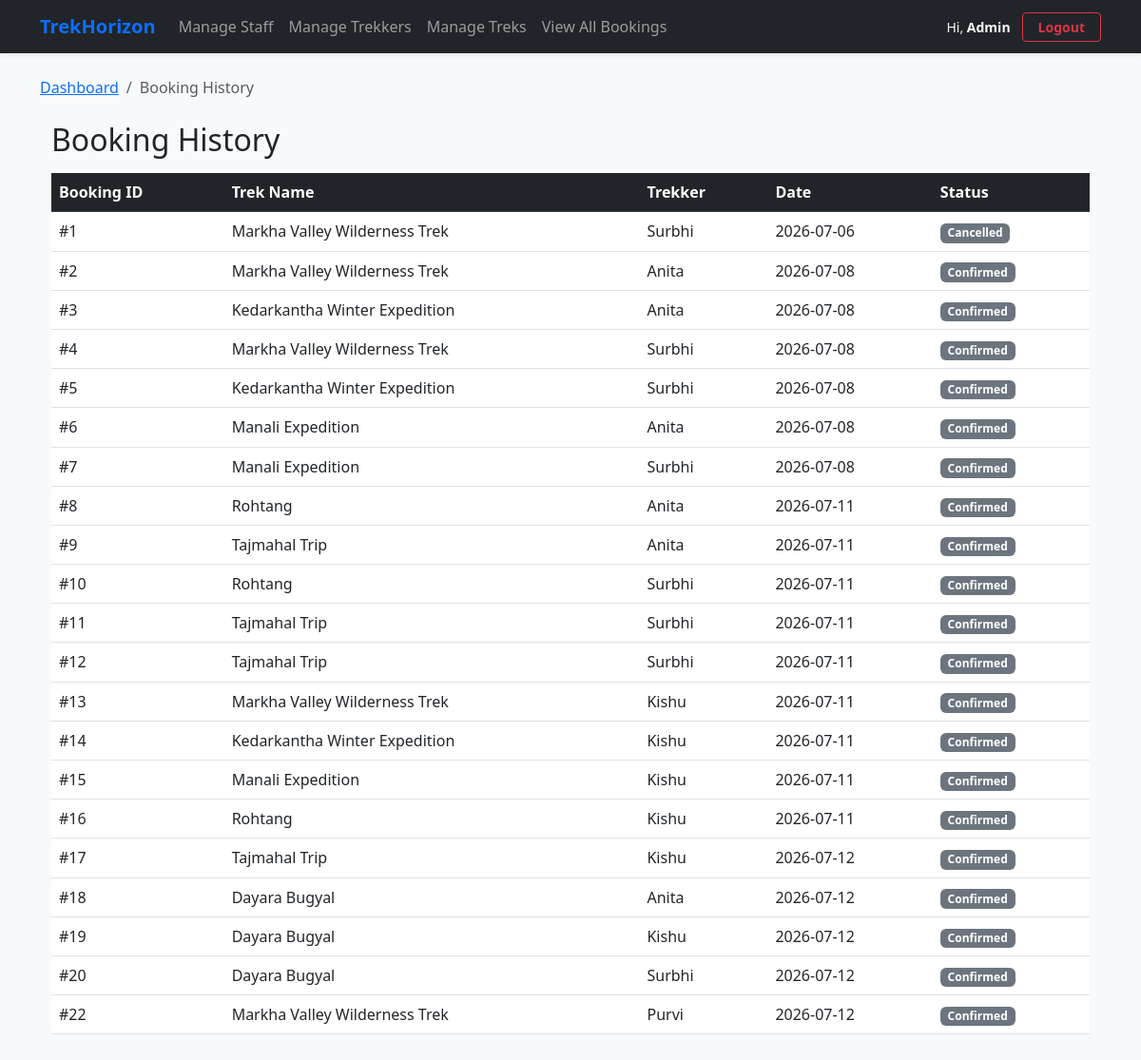
Before: /admin/history (signed in) with the older database file.
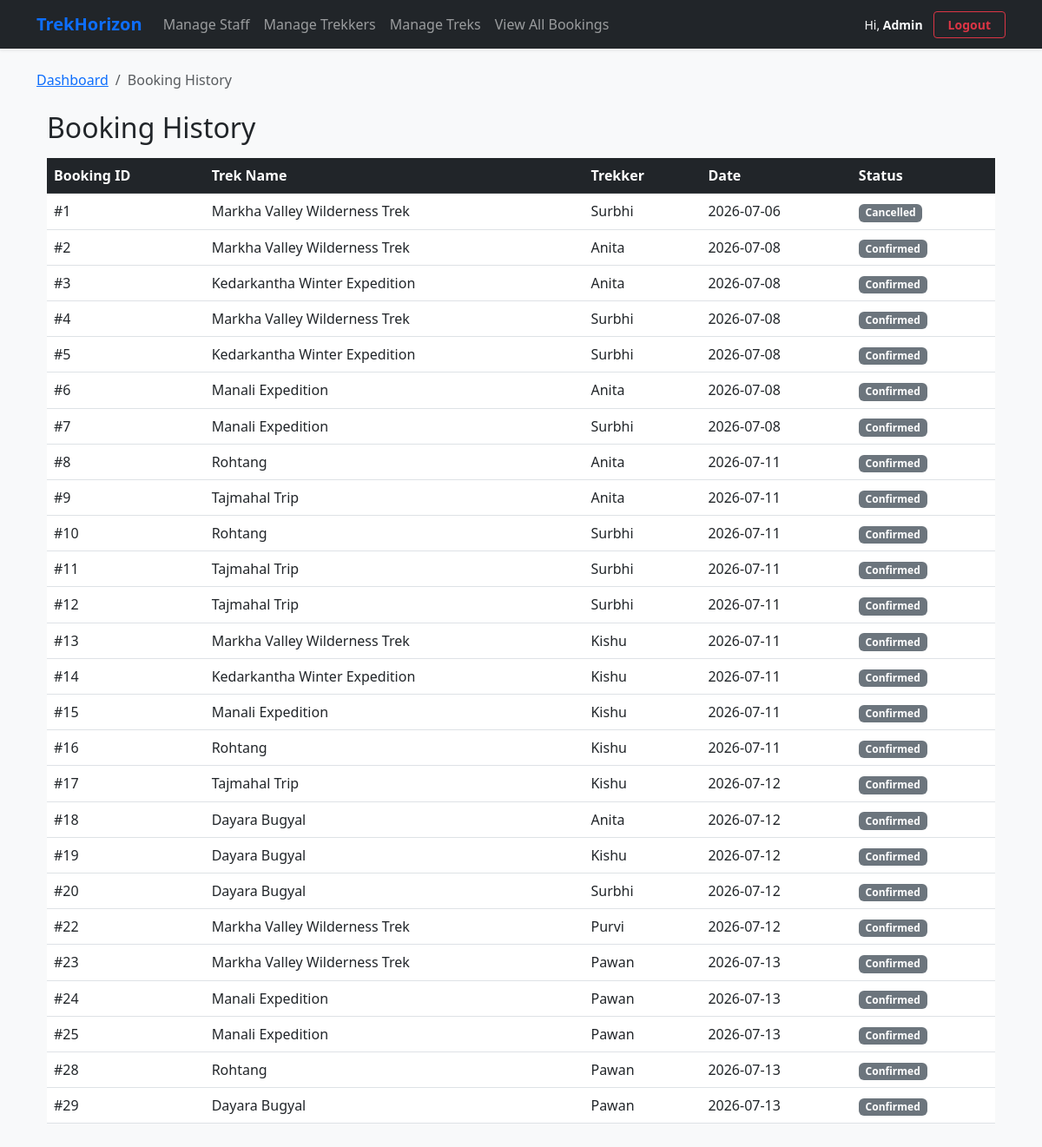
After: the same page with the newer database file.
### models.py (models this page shows)
class Booking(db.Model):
    booking_id = db.Column(db.Integer, primary_key=True, autoincrement=True)
    user_id = db.Column(db.Integer, db.ForeignKey('user.user_id'), nullable=False)
    trek_id = db.Column(db.Integer, db.ForeignKey('trek.trek_id'), nullable=False)
    booking_date = db.Column(db.DateTime, default=datetime.utcnow)
    status = db.Column(db.Enum('Confirmed', 'Cancelled', 'Completed', name='booking_status'), nullable=False, default='Confirmed')

class Trek(db.Model):
    trek_id = db.Column(db.Integer, primary_key=True, autoincrement=True)
    trek_name = db.Column(db.String(150), nullable=False)
    location = db.Column(db.String(150), nullable=False)
    difficulty = db.Column(db.Enum('Easy', 'Moderate', 'Hard', name='trek_difficulty'), nullable=False)
    duration_days = db.Column(db.Integer, nullable=False)
    available_slots = db.Column(db.Integer, nullable=False)
    max_slots = db.Column(db.Integer, nullable=False)
    start_date = db.Column(db.Date, nullable=False)
    end_date = db.Column(db.Date, nullable=False)
    status = db.Column(db.Enum('Pending', 'Started', 'Open', 'Closed', 'Completed', name='trek_status'), nullable=False)
    assigned_staff_id = db.Column(db.Integer, db.ForeignKey('user.user_id'), nullable=True)
    cost_per_person = db.Column(db.Float, nullable=False, default=0.0)
    meeting_point = db.Column(db.String(255), nullable=True)
    description = db.Column(db.Text, nullable=True)
    bookings = db.relationship('Booking', backref='trek', lazy=True)

class User(db.Model):
    user_id = db.Column(db.Integer, primary_key=True, autoincrement=True)
    name = db.Column(db.String(100), nullable=False)
    email = db.Column(db.String(100), nullable=False, unique=True)
    password = db.Column(db.String(255), nullable=False)
    phone = db.Column(db.String(20), nullable=True)
    role = db.Column(db.Enum('Admin', 'Staff', 'Trekker', name='user_roles'), nullable=False)
    status = db.Column(db.String(20), nullable=False, default='Approved')
    created_at = db.Column(db.DateTime, default=datetime.utcnow)
    managed_treks = db.relationship('Trek', backref='assigned_staff', lazy=True)
    bookings = db.relationship('Booking', backref='trekker', lazy=True)

### routes/admin.py (the view)
@app.route('/admin/history')
def admin_trekking_history():
    if not check_admin():
        return "Access Forbidden", 403
    all_history = Booking.query.all()
    return render_template('adminhistory.html', history=all_history)

### routes/admin.py (called while the page is built)
def check_admin():
    return 'user_id' in session and session.get('user_role') == 'Admin'

### templates/adminhistory.html (shortened to what this page needs)
{% extends 'base.html' %}
{% block content %}
<nav aria-label="breadcrumb">
    <ol class="breadcrumb">
        <li class="breadcrumb-item"><a href="/dashboard">Dashboard</a></li>
        <li class="breadcrumb-item active" aria-current="page">Booking History</li>
    </ol>
</nav>
<div class="container mt-4">
    <h2>Booking History</h2>
    <table class="table table-hover mt-3">
        <thead class="table-dark">
            <tr>
                <th>Booking ID</th>
                <th>Trek Name</th>
                <th>Trekker</th>
                <th>Date</th>
                <th>Status</th>
            </tr>
        </thead>
        <tbody>
            {% for entry in history %}
            <tr>
                <td>#{{ entry.booking_id }}</td>
                <td>{{ entry.trek.trek_name }}</td>
                <td>{{ entry.trekker.name }}</td>
                <td>{{ entry.booking_date.strftime('%Y-%m-%d') }}</td>
                <td>
                    <span class="badge {% if entry.status == 'Booked' %}bg-primary{% else %}bg-secondary{% endif %}">
                        {{ entry.status }}
                    </span>
                </td>
            </tr>
            {% endfor %}
        </tbody>
    </table>
</div>
{% endblock %}

Changed rows visible on the page:
added Booking: booking_id "23", trek.trek_name "Markha Valley Wilderness Trek", trekker.name "Pawan", booking_date "2026-07-13", status "Confirmed"
added Booking: booking_id "24", trek.trek_name "Manali Expedition", trekker.name "Pawan", booking_date "2026-07-13", status "Confirmed"
added Booking: booking_id "25", trek.trek_name "Manali Expedition", trekker.name "Pawan", booking_date "2026-07-13", status "Confirmed"
added Booking: booking_id "28", trek.trek_name "Rohtang", trekker.name "Pawan", booking_date "2026-07-13", status "Confirmed"
added Booking: booking_id "29", trek.trek_name "Dayara Bugyal", trekker.name "Pawan", booking_date "2026-07-13", status "Confirmed"
